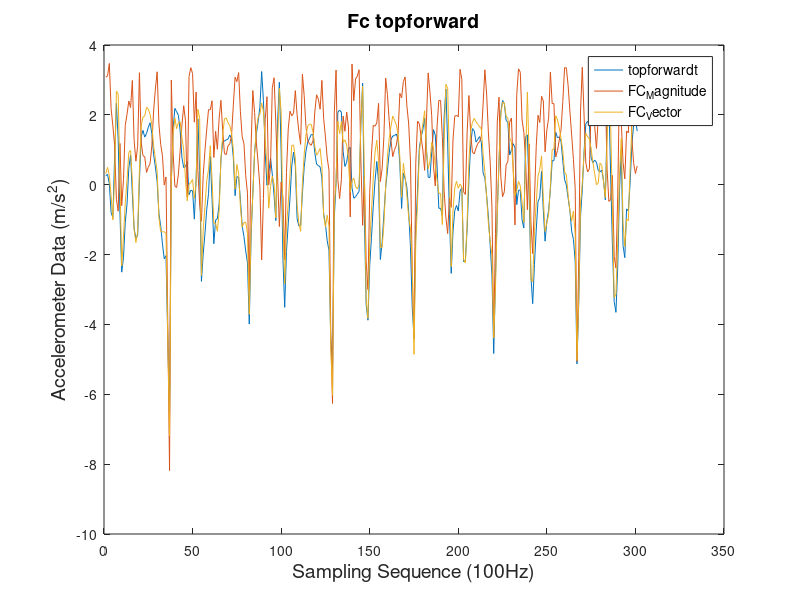

MATLAB code for this plot:
topforward=importdata('topforward.csv');
FC_Magnitude=importdata('FC_Magnitude.csv');
FC_Vector=importdata('FC_Vector.csv');

allData = [topforward,FC_Magnitude,FC_Vector]

plot(allData)
legend('topforwardt','FC_Magnitude', 'FC_Vector','FontSize',10);
xlabel('Sampling Sequence (100Hz)','FontSize',14);
ylabel('Accelerometer Data (m/s^2)','FontSize',14);
title('Fc topforward','FontSize',14);
